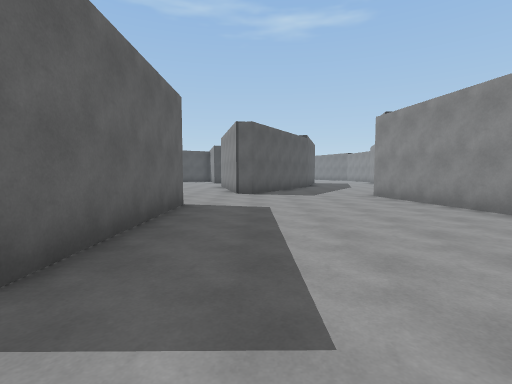
view 1 (above)

22 first-person views from a walk through a Unity game level. The camera is 1.4 m above the floor, tilts 4° down and sees 85° across. The floor is counted in squares, 2 m on a side. Each view is taken from the middle of a square. On the plan, view 1 faces up. The plan holds only what a view shows up to about 9 squares ahead; the rest is blank. The place goes on beyond the plan. The player character is not drawn.

view 2
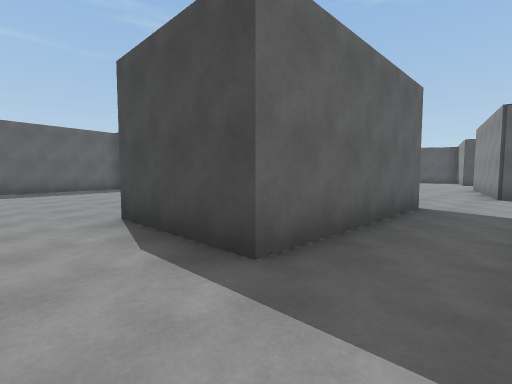

view 3
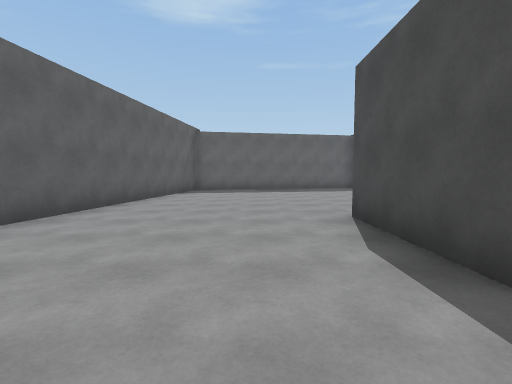

view 4
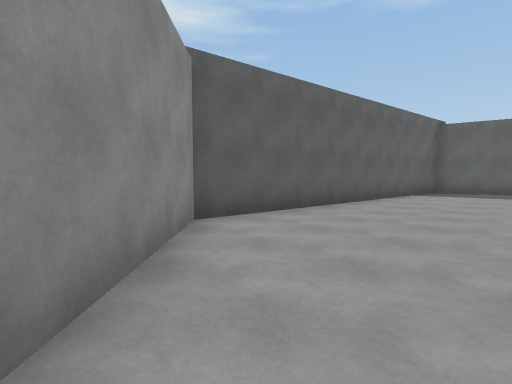

view 5
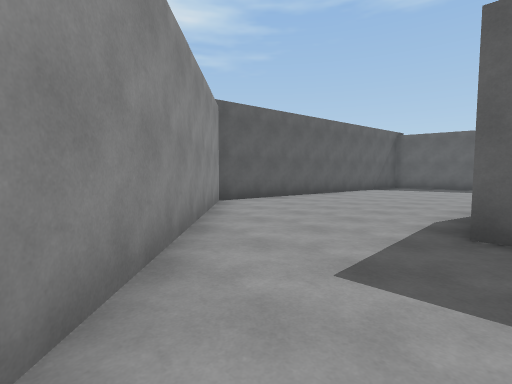

view 6
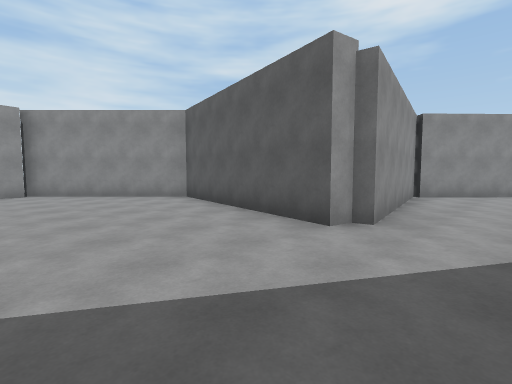

view 7
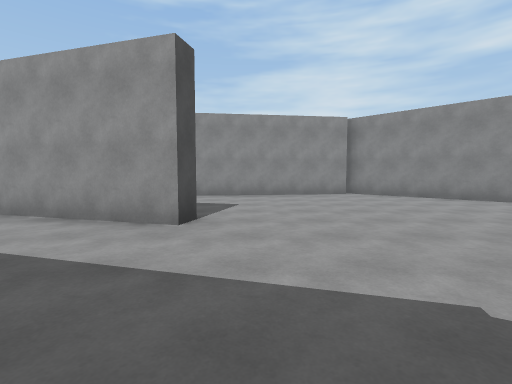

view 8
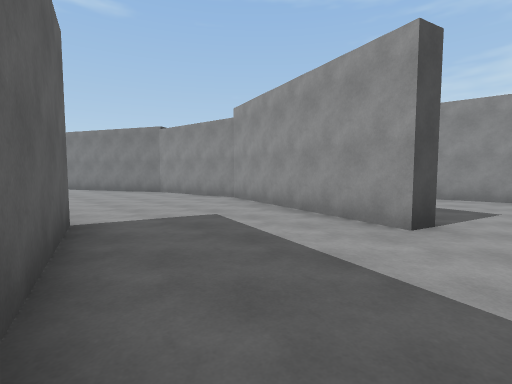

view 9
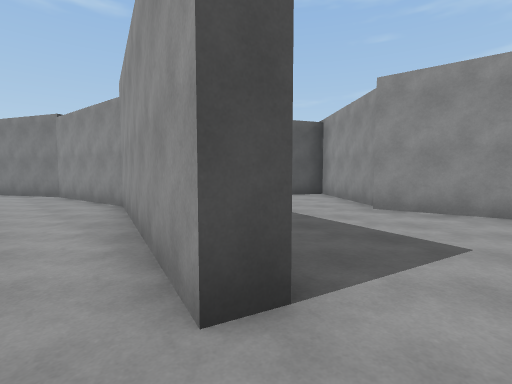

view 10
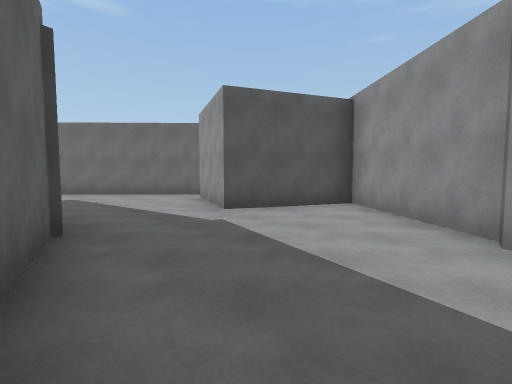

view 11
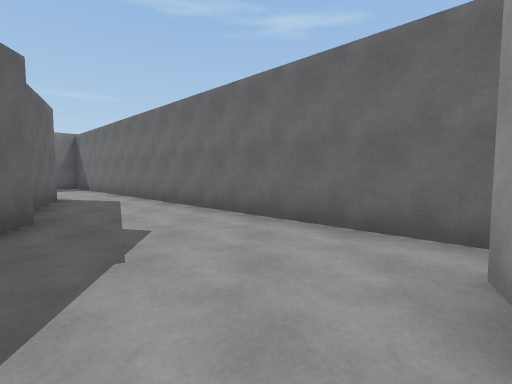

view 12
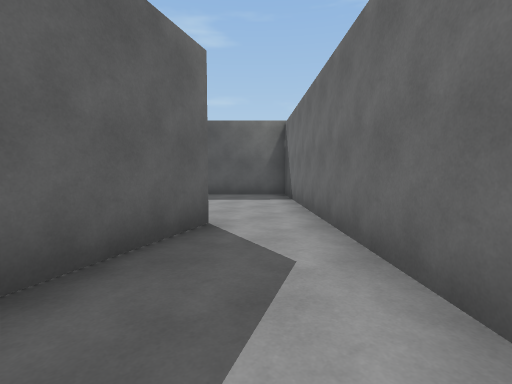

view 13
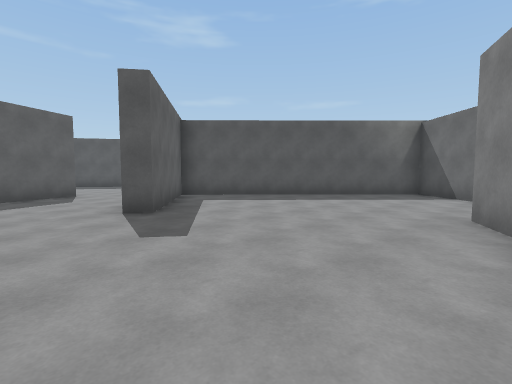

view 14
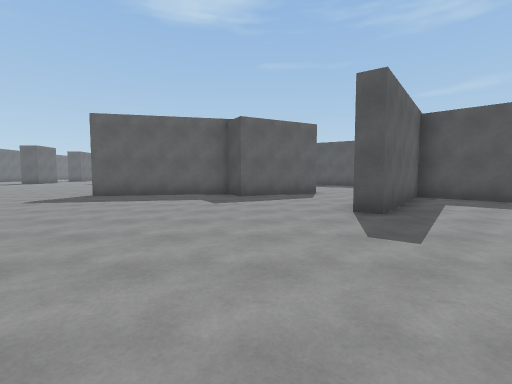

view 15
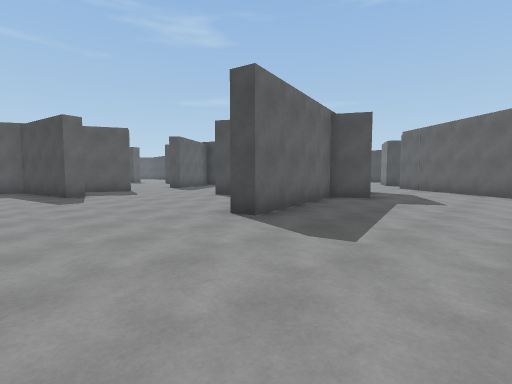

view 16
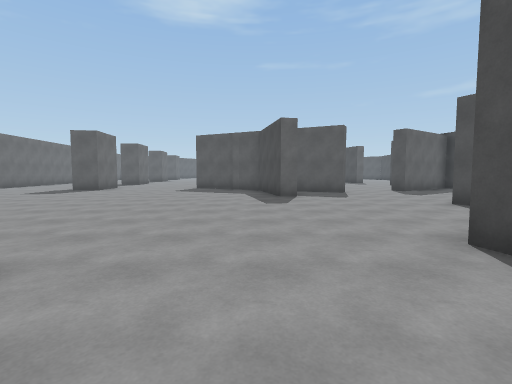

view 17
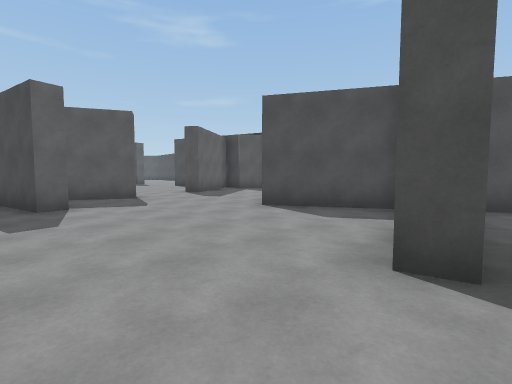

view 18
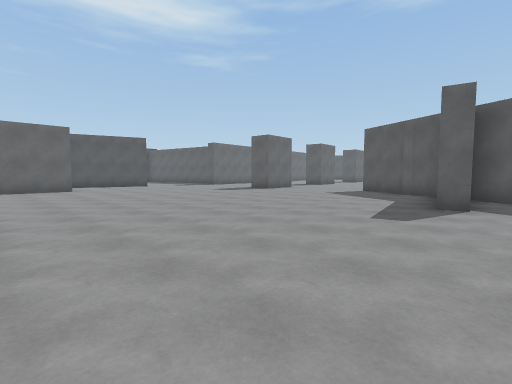

view 19
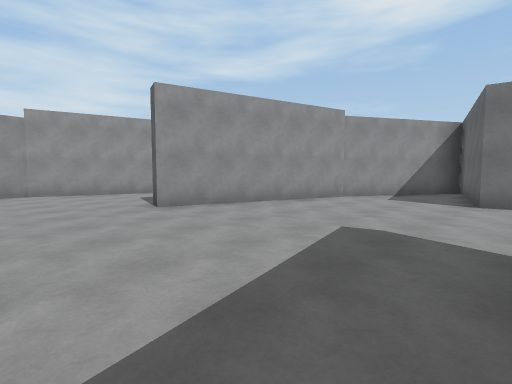

view 20
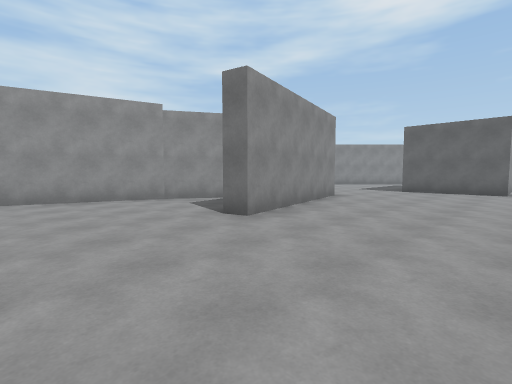

view 21
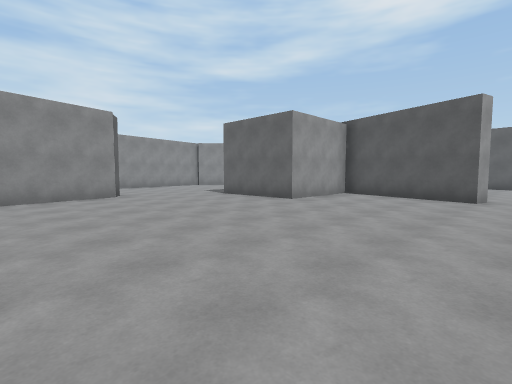

view 22
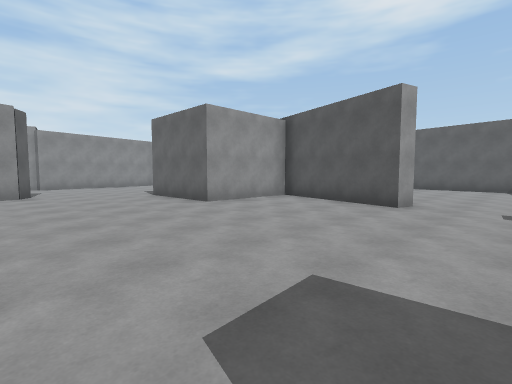

### Floor plan
Points are (right, up) in squares from view 1. A wall is a line through its corners. A room is listed if a view was taken in it or the views show most of it. See-through windows are left out.
Room 1 (views 1, 2, 3, 4)
walls: (-8.3, 3.6) (-8.1, 4.1); (-1.6, 1.6) (-4.4, 1.5); (-10.2, -2.5) (-2.2, -3.5) (2.1, 0.9)
ways out: opening at (-9.5, 4.5) to room 2; opening at (0, 1) to room 2
Room 2 (views 5, 6, 7, 8, 9, 10, 11, 12, 13, 14, 15, 16, 17, 18, 19, 20, 21, 22)
walls: (1.9, 13.4) (3.4, 18.4) (3.8, 18.3) (3, 15.5); (0, 10.2) (2, 13.5); (7.2, 14.9) (6.7, 15) (8.1, 20) (7.6, 23.5) (5.3, 28.1); (0, 8.9) (-0.7, 9.3) (-1.7, 13.9) (-1.2, 14) (-0.3, 9.9); (-3.8, 21.6) (-6.2, 20.3); (8.6, 19.8) (8, 18); (-3, 24.1) (-2.2, 22.6) (-3.1, 22) (-2.2, 18.2) (-2.8, 18); (-8.2, 17.3) (-8.1, 16.8) (-10.6, 16.3); (7.9, 24.9) (8, 24.1); (8.9, 7.9) (12.1, 11.2) (11.4, 16.2) (11.7, 16.2) (14, 18.9) (11.3, 20.2) (12.5, 22.8); (-10.1, 19.2) (-9.6, 19) (-10.5, 17.1); (5.8, 28.4) (6.9, 26); (4.5, 3) (3.5, 8.3) (3.8, 8.3) (3.9, 8.8) (9.2, 7.7); (13.2, 23.4) (3.4, 32.9) (-1.9, 27.6) (1.4, 25.1) (1, 24.7); (-8.1, 4.1) (-4.4, 3.1) (-4.5, 6.1) (-1.6, 6.1) (-1.6, 1.6); (2.1, 0.9) (4.3, 3.2)
ways out: opening at (-9.5, 4.5) to room 1; opening at (0, 1) to room 1; opening at (-1.5, 24)

Positions as (right, up) in squares from view 1, and headings:
1: (0, 0), facing up
2: (0, 0), facing up-left
3: (0, 0), facing left
4: (0, 0), facing down-left
5: (2, 2), facing down-left
6: (2, 12), facing down-right
7: (3, 14), facing right
8: (3, 14), facing up-right
9: (6, 14), facing up-right
10: (8, 16), facing up-right
11: (11, 21), facing up
12: (9, 26), facing up-left
13: (6, 23), facing up-left
14: (6, 23), facing left
15: (1, 15), facing up-left
16: (0, 16), facing left
17: (-2, 16), facing up-left
18: (-2, 18), facing down-left
19: (-2, 21), facing down-right
20: (-5, 17), facing down-right
21: (-9, 12), facing down-right
22: (-10, 10), facing down-right
